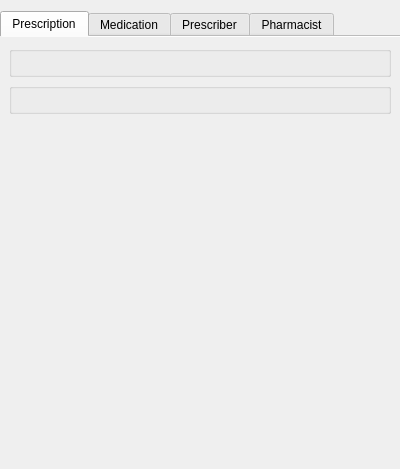
<?xml version="1.0" encoding="UTF-8"?>
<ui version="4.0">
 <class>PrescriptionDisplay</class>
 <widget class="QDialog" name="PrescriptionDisplay">
  <property name="geometry">
   <rect>
    <x>0</x>
    <y>0</y>
    <width>400</width>
    <height>469</height>
   </rect>
  </property>
  <property name="windowTitle">
   <string notr="true">Prescription Information</string>
  </property>
  <layout class="QVBoxLayout" name="verticalLayout">
   <property name="leftMargin">
    <number>0</number>
   </property>
   <property name="rightMargin">
    <number>0</number>
   </property>
   <item>
    <widget class="QTabWidget" name="tabs">
     <property name="currentIndex">
      <number>0</number>
     </property>
     <property name="documentMode">
      <bool>true</bool>
     </property>
     <widget class="QWidget" name="prescriptionTab">
      <attribute name="title">
       <string notr="true">Prescription</string>
      </attribute>
      <layout class="QVBoxLayout" name="verticalLayout_2">
       <item>
        <widget class="PatientGroupBox" name="patientBox"/>
       </item>
       <item>
        <widget class="PrescriptionGroupBox" name="prescriptionBox"/>
       </item>
       <item>
        <spacer name="verticalSpacer">
         <property name="orientation">
          <enum>Qt::Vertical</enum>
         </property>
         <property name="sizeHint" stdset="0">
          <size>
           <width>20</width>
           <height>40</height>
          </size>
         </property>
        </spacer>
       </item>
      </layout>
     </widget>
     <widget class="QWidget" name="medicationTab">
      <attribute name="title">
       <string notr="true">Medication</string>
      </attribute>
      <layout class="QVBoxLayout" name="verticalLayout_4">
       <item>
        <widget class="DrugGroupBox" name="drugBox"/>
       </item>
       <item>
        <widget class="ShipmentGroupBox" name="shipmentBox"/>
       </item>
       <item>
        <spacer name="verticalSpacer_3">
         <property name="orientation">
          <enum>Qt::Vertical</enum>
         </property>
         <property name="sizeHint" stdset="0">
          <size>
           <width>20</width>
           <height>40</height>
          </size>
         </property>
        </spacer>
       </item>
      </layout>
     </widget>
     <widget class="QWidget" name="prescriberTab">
      <attribute name="title">
       <string notr="true">Prescriber</string>
      </attribute>
      <layout class="QVBoxLayout" name="verticalLayout_5">
       <item>
        <widget class="PrescriberGroupBox" name="prescriberBox"/>
       </item>
       <item>
        <spacer name="verticalSpacer_4">
         <property name="orientation">
          <enum>Qt::Vertical</enum>
         </property>
         <property name="sizeHint" stdset="0">
          <size>
           <width>20</width>
           <height>40</height>
          </size>
         </property>
        </spacer>
       </item>
      </layout>
     </widget>
     <widget class="QWidget" name="pharmacistTab">
      <attribute name="title">
       <string notr="true">Pharmacist</string>
      </attribute>
      <layout class="QVBoxLayout" name="verticalLayout_6">
       <item>
        <widget class="PharmacistGroupBox" name="pharmacistBox"/>
       </item>
       <item>
        <spacer name="verticalSpacer_5">
         <property name="orientation">
          <enum>Qt::Vertical</enum>
         </property>
         <property name="sizeHint" stdset="0">
          <size>
           <width>20</width>
           <height>40</height>
          </size>
         </property>
        </spacer>
       </item>
      </layout>
     </widget>
    </widget>
   </item>
  </layout>
 </widget>
 <customwidgets>
  <customwidget>
   <class>DrugGroupBox</class>
   <extends>QGroupBox</extends>
   <header>druggroupbox.h</header>
   <container>1</container>
  </customwidget>
  <customwidget>
   <class>PatientGroupBox</class>
   <extends>QGroupBox</extends>
   <header>patientgroupbox.h</header>
   <container>1</container>
  </customwidget>
  <customwidget>
   <class>PharmacistGroupBox</class>
   <extends>QGroupBox</extends>
   <header>pharmacistgroupbox.h</header>
   <container>1</container>
  </customwidget>
  <customwidget>
   <class>PrescriberGroupBox</class>
   <extends>QGroupBox</extends>
   <header>prescribergroupbox.h</header>
   <container>1</container>
  </customwidget>
  <customwidget>
   <class>PrescriptionGroupBox</class>
   <extends>QGroupBox</extends>
   <header>prescriptiongroupbox.h</header>
   <container>1</container>
  </customwidget>
  <customwidget>
   <class>ShipmentGroupBox</class>
   <extends>QGroupBox</extends>
   <header>shipmentgroupbox.h</header>
   <container>1</container>
  </customwidget>
 </customwidgets>
 <resources/>
 <connections/>
</ui>
